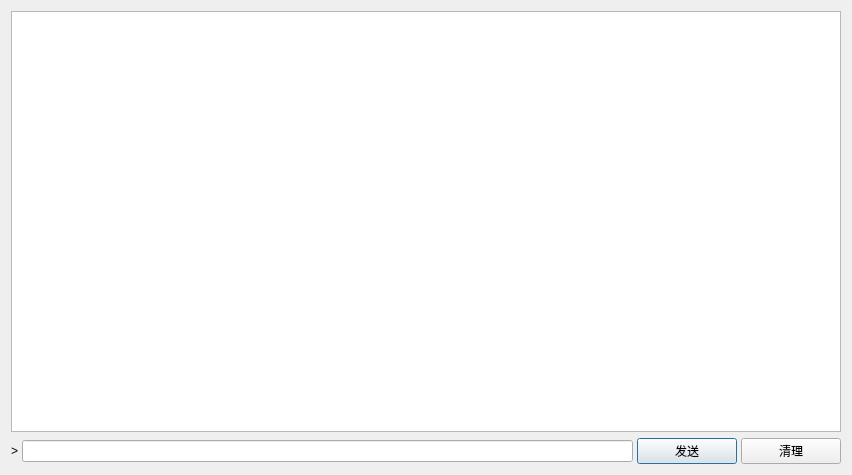
<?xml version="1.0" encoding="UTF-8"?>
<ui version="4.0">
 <class>CliConsole</class>
 <widget class="QDialog" name="CliConsole">
  <property name="geometry">
   <rect>
    <x>0</x>
    <y>0</y>
    <width>852</width>
    <height>475</height>
   </rect>
  </property>
  <property name="windowTitle">
   <string>控制台</string>
  </property>
  <layout class="QVBoxLayout" name="verticalLayout_2">
   <item>
    <widget class="QTextEdit" name="messagesWidget">
     <property name="minimumSize">
      <size>
       <width>0</width>
       <height>100</height>
      </size>
     </property>
     <property name="readOnly">
      <bool>true</bool>
     </property>
    </widget>
   </item>
   <item>
    <layout class="QHBoxLayout" name="horizontalLayout">
     <property name="spacing">
      <number>4</number>
     </property>
     <item>
      <widget class="QLabel" name="label">
       <property name="text">
        <string>&gt;</string>
       </property>
      </widget>
     </item>
     <item>
      <widget class="QLineEdit" name="lineEdit">
       <property name="mouseTracking">
        <bool>false</bool>
       </property>
      </widget>
     </item>
     <item>
      <widget class="QPushButton" name="SendBtn">
       <property name="minimumSize">
        <size>
         <width>100</width>
         <height>0</height>
        </size>
       </property>
       <property name="text">
        <string>发送</string>
       </property>
       <property name="icon">
        <iconset resource="../bitcoin.qrc">
         <normaloff>:/icons/send</normaloff>:/icons/send</iconset>
       </property>
      </widget>
     </item>
     <item>
      <widget class="QPushButton" name="ClearBtn">
       <property name="minimumSize">
        <size>
         <width>100</width>
         <height>0</height>
        </size>
       </property>
       <property name="text">
        <string>清理</string>
       </property>
       <property name="icon">
        <iconset resource="../bitcoin.qrc">
         <normaloff>:/icons/remove</normaloff>:/icons/remove</iconset>
       </property>
      </widget>
     </item>
    </layout>
   </item>
  </layout>
 </widget>
 <resources>
  <include location="../bitcoin.qrc"/>
 </resources>
 <connections/>
</ui>
